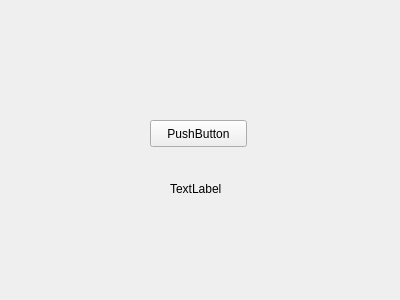
<?xml version="1.0" encoding="UTF-8"?>
<ui version="4.0">
 <class>Form</class>
 <widget class="QWidget" name="Form">
  <property name="geometry">
   <rect>
    <x>0</x>
    <y>0</y>
    <width>400</width>
    <height>300</height>
   </rect>
  </property>
  <property name="windowTitle">
   <string>Form</string>
  </property>
  <widget class="QPushButton" name="pushButton">
   <property name="geometry">
    <rect>
     <x>150</x>
     <y>120</y>
     <width>97</width>
     <height>27</height>
    </rect>
   </property>
   <property name="text">
    <string>PushButton</string>
   </property>
  </widget>
  <widget class="QLabel" name="label">
   <property name="geometry">
    <rect>
     <x>170</x>
     <y>180</y>
     <width>66</width>
     <height>17</height>
    </rect>
   </property>
   <property name="text">
    <string>TextLabel</string>
   </property>
  </widget>
 </widget>
 <resources/>
 <connections>
  <connection>
   <sender>pushButton</sender>
   <signal>clicked()</signal>
   <receiver>label</receiver>
   <slot>clear()</slot>
   <hints>
    <hint type="sourcelabel">
     <x>203</x>
     <y>140</y>
    </hint>
    <hint type="destinationlabel">
     <x>215</x>
     <y>190</y>
    </hint>
   </hints>
  </connection>
 </connections>
</ui>
